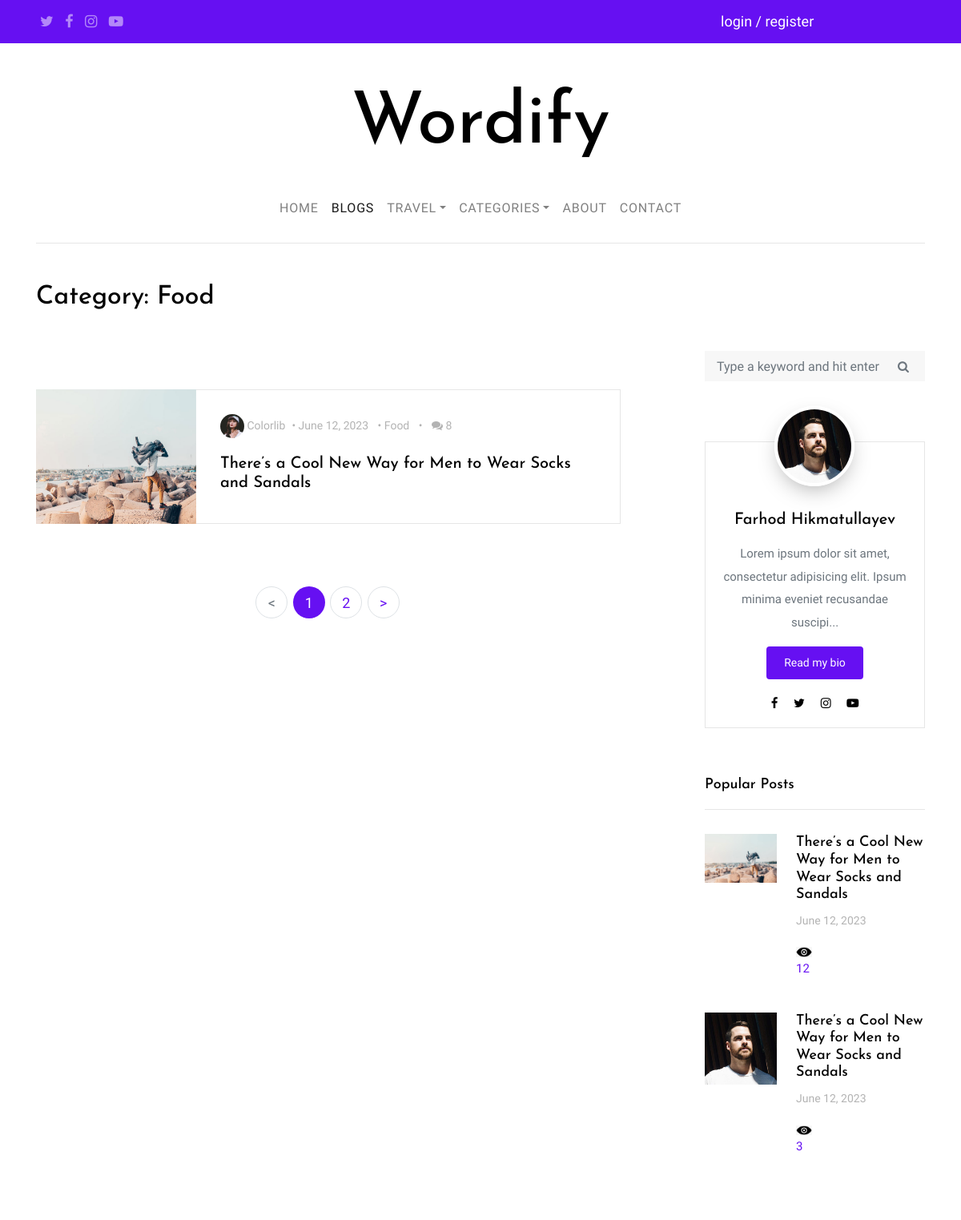
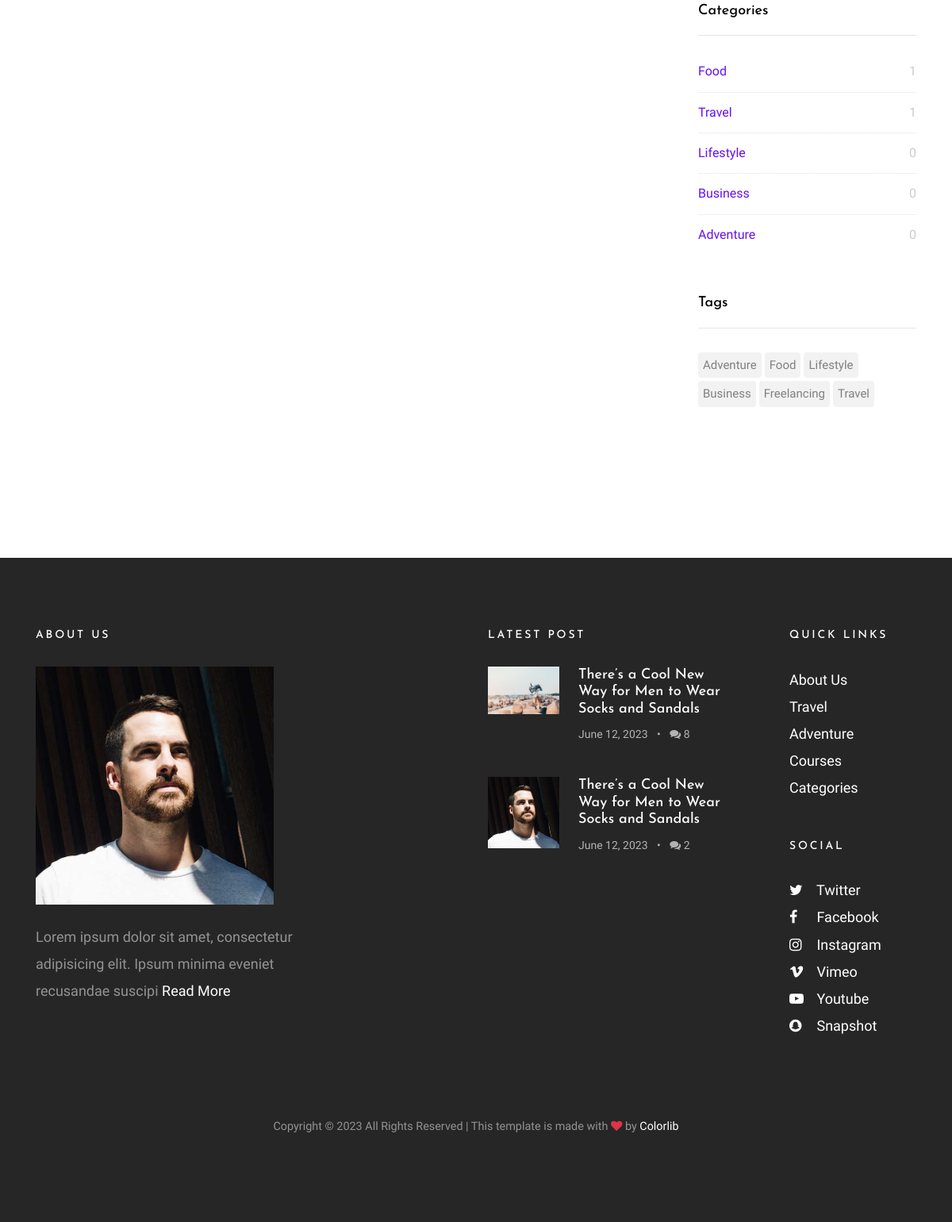
The app's page /blogs/ with its own data (2 pictures, top to bottom).
### home/models.py (models this page shows, shortened)
class Blog(models.Model):
    title = models.CharField(max_length=221)
    slug = models.SlugField(null=True, blank=True, unique_for_date='created_date', max_length=221)
    author = models.ForeignKey(Profile, on_delete=models.CASCADE)
    image = models.ImageField(upload_to='blog')
    description = models.TextField()
    views = models.IntegerField(default=0, editable=False)
    tags = models.ManyToManyField(Tag)
    category = models.ForeignKey(Category, on_delete=models.CASCADE)
    travel = models.ForeignKey(Travel, on_delete=models.CASCADE, null=True, blank=True)
    created_date = models.DateTimeField(auto_now_add=True, null=True, blank=True)
    modifate_date = models.DateTimeField(auto_now=True, null=True, blank=True)
    @property
    def url_detail_blog(self):
        return reverse('home:views', kwargs={
            'slug': self.slug,
            'year': self.created_date.year,
            'month': self.created_date.month,
            'day': self.created_date.day
        })

class Category(models.Model):
    title = models.CharField(max_length=221)
    def __str__(self):
        return self.title

class Tag(models.Model):
    title = models.CharField(max_length=221)

### profiles/models.py (models this page shows, shortened)
class Profile(models.Model):
    author = models.OneToOneField(User, on_delete=models.CASCADE)
    bio = models.TextField(null=True, blank=True)
    position = models.CharField(max_length=221, null=True, blank=True)
    image = models.ImageField(null=True, blank=True, upload_to='profile/')
    is_owner = models.BooleanField(default=False)
    @property
    def full_name_(self):
        full_name = []
        if self.author.first_name:
            full_name.append(self.author.first_name.title())
        if self.author.last_name:
            full_name.append(self.author.last_name.title())
        if full_name:
            return ' '.join(full_name)
        else:
            return self.author.username

### home/views.py (the view)
# urls.py: path('blogs/', blogs, name='blogs'),
def blogs(request):
    blog_list = Blog.objects.order_by('-id')
    categories = Category.objects.all()
    tags = Tag.objects.all()
    tag = request.GET.get('tag')
    if tag:
        blog_list = blog_list.filter(tags__title__exact=tag)
    category = request.GET.get('category')
    if category:
        blog_list = blog_list.filter(tags__title__exact=category)
    travel = request.GET.get('travel')
    if travel:
        blog_list = blog_list.filter(tags__title__exact=travel)
    paginator = Paginator(blog_list, 1)  # Show 25 contacts per page.
    page_number = request.GET.get("page")
    page_obj = paginator.get_page(page_number)
    ctx = {
        'blogs': page_obj,
        'categories': categories,
        'tags': tags,
    }
    return render(request, 'home/blog.html', ctx)

### home/templatetags/simple_tags_blog.py (called while the page is built)
@register.simple_tag()
def latest_three_blogs():
    return Blog.objects.order_by('-id')[:3]

@register.simple_tag()
def popular_three_blogs():
    return Blog.objects.order_by('-views')[:3]

@register.simple_tag()
def tags_list():
    return Tag.objects.all()

@register.simple_tag()
def categories_list():
    return Category.objects.all()

@register.simple_tag()
def travels_list():
    return Travel.objects.all()

@register.simple_tag()
def about_owner():
    owner = Profile.objects.get(is_owner=True)
    return owner

### templates/home/blog.html
{% extends 'base.html' %}
{% load static %}
{% load simple_tags_blog %}
{% tags_list as tags %}
{% categories_list as categories %}
{% popular_three_blogs as popular %}
{% block content %}
    <section class="site-section pt-5">
        <div class="container">
            <div class="row mb-4">
                <div class="col-md-6">
                    <h2 class="mb-4">Category: Food</h2>
                </div>
            </div>
            <div class="row blog-entries">
                <div class="col-md-12 col-lg-8 main-content">
                    <div class="row mb-5 mt-5">
                        <div class="col-md-12">
                            {% for blog in blogs %}
                                <div class="post-entry-horzontal">
                                    <a href="{{ blog.url_detail_blog }}">
                                        <div class="image element-animate" data-animate-effect="fadeIn"
                                             style="background-image: url({{ blog.image.url }});"></div>
                                        <span class="text">
<div class="post-meta">
<span class="author mr-2"><img src="{% static 'images/person_1.jpg' %}" alt="Colorlib"> Colorlib</span>&bullet;
<span class="mr-2">{{ blog.created_date|date:"F d, Y" }}</span> &bullet;
<span class="mr-2">{{ blog.category }}</span> &bullet;
<span class="ml-2"><span class="fa fa-comments"></span> {{ blog.comment_set.count }}</span>
</div>
<h2>{{ blog.title }}</h2>
</span>
                                    </a>
                                </div>
                            {% endfor %}
                        </div>
                    </div>
                    {% include 'paginator.html' %}
                </div>
                <div class="col-md-12 col-lg-4 sidebar">
                    <div class="sidebar-box search-form-wrap">
                        <form action="#" class="search-form">
                            <div class="form-group">
                                <span class="icon fa fa-search"></span>
                                <input type="text" class="form-control" id="s"
                                       placeholder="Type a keyword and hit enter">
                            </div>
                        </form>
                    </div>
                    {% include 'sidebar.html' %}
                </div>
            </div>
        </div>
    </section>
{% endblock %}

### templates/sidebar.html
{% load simple_tags_blog %}
{% tags_list as tags_list %}
{% categories_list as categiries_list %}
{% about_owner as owner %}
{% popular_three_blogs as popular_blogs %}
{% load static %}
<div class="sidebar-box">
    <div class="bio text-center">
        {% if owner.image %}
            <img src="{{ owner.image.url }}" alt="Image Placeholder" class="img-fluid">
        {% else %}
            <img src="{% static 'images/profile.png' %}" alt="Image Placeholder" class="img-fluid">
        {% endif %}
        <div class="bio-body">
            <h2>{{ owner.full_name_ }}</h2>
            <p>{{ owner.bio|safe|slice:"100" }}...</p>
            <p><a href="{% url 'main:about' %}" class="btn btn-primary btn-sm rounded">Read my bio</a></p>
            <p class="social">
                <a href="#" class="p-2"><span class="fa fa-facebook"></span></a>
                <a href="#" class="p-2"><span class="fa fa-twitter"></span></a>
                <a href="#" class="p-2"><span class="fa fa-instagram"></span></a>
                <a href="#" class="p-2"><span class="fa fa-youtube-play"></span></a>
            </p>
        </div>
    </div>
</div>
<div class="sidebar-box">
    <h3 class="heading">Popular Posts</h3>
    <div class="post-entry-sidebar">
        <ul>
            {% for popular_blog in popular_blogs %}
                <li>
                    <a href="{{ popular_blog.url_detail_blog }}">
                        <img src="{{ popular_blog.image.url }}" alt="Image placeholder"
                             class="mr-4">
                        <div class="text">
                            <h4>{{ popular_blog.title }}</h4>
                            <div class="post-meta">
                                <span class="mr-2">{{ popular_blog.created_date|date:"F d, Y" }}</span>
                            </div>
                            <img src="{% static 'images/views.png' %}" style="width: 20px"
                                       alt="">{{ popular_blog.views }}
                        </div>
                    </a>
                </li>
            {% endfor %}
        </ul>
    </div>
</div>
<div class="sidebar-box">
    <h3 class="heading">Categories</h3>
    <ul class="categories">
        {% for category in categiries_list %}
            <li><a href="{% url 'home:blogs' %}?category={{ category.title }}#content">{{ category.title }}
                <span>{{ category.blog_set.count }}</span></a></li>
        {% endfor %}
    </ul>
</div>
<div class="sidebar-box">
    <h3 class="heading">Tags</h3>
    <ul class="tags">
        {% for tag in tags_list %}
            <li><a href="{% url 'home:blogs' %}?tag={{ tag.title }}#content">{{ tag.title }}</a></li>
        {% endfor %}
    </ul>
</div>

### templates/footer.html (shortened to what this page needs)
{% load static %}
{% load simple_tags_blog %}
{% latest_three_blogs as latest %}
{% about_owner as owner %}
<footer class="site-footer">
    <div class="container">
        <div class="row mb-5">
            <div class="col-md-4">
                <h3>About Us</h3>
                {% if owner.image %}
                    <p class="mb-4">
                        <img src="{{ owner.image.url }}" alt="Image placeholder" class="img-fluid" style="width: 300px">
                    </p>
                {% else %}
                    <p class="mb-4">
                        <img src="{% static 'images/profile.png' %}" alt="Image placeholder" class="img-fluid"
                             style="width: 300px">
                    </p>
                {% endif %}
                <p>{{ owner.bio|safe|slice:"100" }} <a href="{% url 'main:about' %}">Read More</a></p>
            </div>
            <div class="col-md-6 ml-auto">
                <div class="row">
                    <div class="col-md-7">
                        <h3>Latest Post</h3>
                        <div class="post-entry-sidebar">
                            <ul>
                                {% for news in latest %}
                                    <li>
                                        <a href="{{ news.url_detail_blog }}">
                                            <img src="{{ news.image.url }}" alt="Image placeholder"
                                                 class="mr-4">
                                            <div class="text">
                                                <h4>{{ news.title }}</h4>
                                                <div class="post-meta">
                                                    <span class="mr-2">{{ news.created_date|date:"F d, Y" }} </span>
                                                    &bullet;
                                                    <span class="ml-2"><span class="fa fa-comments"></span> {{ news.comment_set.count }}</span>
                                                </div>
                                            </div>
                                        </a>
                                    </li>
                                {% endfor %}
                            </ul>
                        </div>
                    </div>
                    <div class="col-md-1"></div>
                    <div class="col-md-4">
                        <div class="mb-5">
                            <h3>Quick Links</h3>
                            <ul class="list-unstyled">
                                <li><a href="#">About Us</a></li>
                                <li><a href="#">Travel</a></li>
                                <li><a href="#">Adventure</a></li>
                                <li><a href="#">Courses</a></li>
                                <li><a href="#">Categories</a></li>
                            </ul>
                        </div>
                        <div class="mb-5">
                            <h3>Social</h3>
                            <ul class="list-unstyled footer-social">
                                <li><a href="#"><span class="fa fa-twitter"></span> Twitter</a></li>
                                <li><a href="#"><span class="fa fa-facebook"></span> Facebook</a></li>
                                <li><a href="#"><span class="fa fa-instagram"></span> Instagram</a></li>
                                <li><a href="#"><span class="fa fa-vimeo"></span> Vimeo</a></li>
                                <li><a href="#"><span class="fa fa-youtube-play"></span> Youtube</a></li>
                                <li><a href="#"><span class="fa fa-snapchat"></span> Snapshot</a></li>
                            </ul>
                        </div>
                    </div>
                </div>
            </div>
        </div>
        <div class="row">
            <div class="col-md-12 text-center">
                <p class="small">
                    Copyright &copy;
                    All Rights Reserved | This template is made with <i class="fa fa-heart text-danger"
                                                                        aria-hidden="true"></i> by <a
                        href="https://colorlib.com/" target="_blank">Colorlib</a>
                </p>
            </div>
        </div>
    </div>
</footer>

### records on screen
Blog: image (picture), created_date "June 12, 2023", category "Food", comment_set.count "8", title "There’s a Cool New Way for Men to Wear Socks and Sandals", views "12"
Profile: image (picture), full_name_ "Farhod Hikmatullayev", bio "Lorem ipsum dolor sit amet, consectetur adipisicing elit. Ipsum minima eveniet recusandae suscipi"
Blog: image (picture), title "There’s a Cool New Way for Men to Wear Socks and Sandals", created_date "June 12, 2023", views "3", comment_set.count "2"
Category: title "Food", blog_set.count "1"
Category: title "Travel", blog_set.count "1"
Category: title "Lifestyle", blog_set.count "0"
Category: title "Business", blog_set.count "0"
Category: title "Adventure", blog_set.count "0"
Tag: title "Adventure"
Tag: title "Food"
Tag: title "Lifestyle"
Tag: title "Business"
Tag: title "Freelancing"
Tag: title "Travel"

### other values on screen
{{ page }} "1"
{{ page }} "2"
